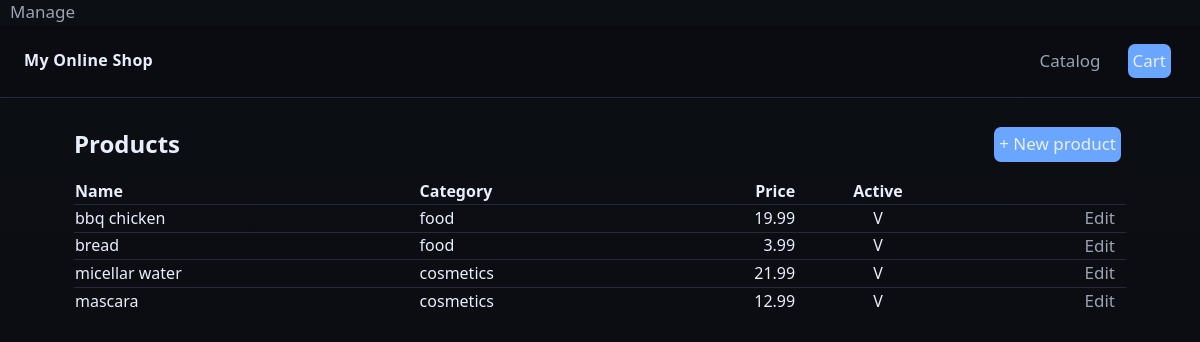
Before: /manage/products/ (signed in) with the older database file.
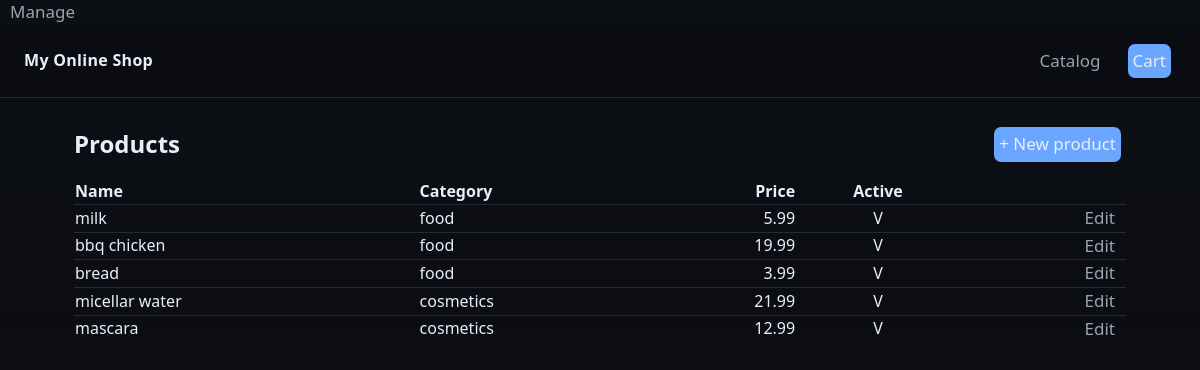
After: the same page with the newer database file.
### shop/models.py (models this page shows, shortened)
class Product(models.Model):
    category=models.ForeignKey(Category, on_delete=models.PROTECT, related_name='products')
    name=models.CharField(max_length=180)
    slug=models.SlugField(max_length=200, unique=True)
    price=models.DecimalField(max_digits=10, decimal_places=2, default=Decimal('0.00'))
    is_weighted=models.BooleanField(default=False, help_text='Drobnoe kolichestvo (ex: kg)')
    stock=models.PositiveIntegerField(default=100)
    is_active=models.BooleanField(default=True)
    unit=models.CharField(max_length=20, default='pcs')
    image=models.ImageField(upload_to='products/%Y/%m/', blank=True, null=True)
    description=models.TextField(blank=True)
    class Meta:
        ordering=['name']
        indexes=[models.Index(fields=['slug']), models.Index(fields=['name'])]
        verbose_name='Product'
        verbose_name_plural='Products'

class Category(models.Model):
    name=models.CharField(max_length=120)
    slug=models.SlugField(max_length=140, unique=True)
    class Meta:
        ordering=['name']
        verbose_name='Category'
        verbose_name_plural='Categories'

### shop/views.py (the view)
# urls.py: path('manage/products/', views.manage_products, name='manage_products'),
@login_required
@permission_required('shop.change_product', raise_exception=True)
def manage_products(request):
    products=Product.objects.all().order_by('-id')
    return render(request, 'shop/manage/products_list.html', {'products': products})

### shop/templates/shop/manage/products_list.html (shortened to what this page needs)
{%extends 'shop/base.html'%}
{%block content%}
<section class="panel">
    <div style="display:flex; justify-content:space-between; align-items:center">
        <h2 style="margin:0">Products</h2>
        <a class="btn btn--primary" href="{%url 'shop:product_create'%}">+ New product</a>
    </div>
    <table style="width:100%; margin-top:12px; border-collapse:collapse">
        <thead>
            <tr>
                <th align="left">Name</th>
                <th align="left">Category</th>
                <th align="right">Price</th>
                <th align="center">Active</th>
                <th></th>
            </tr>
        </thead>
        <tbody>
            {%for p in products%}
            <tr style="border-top:1px solid var(--border)">
                <td>{{p.name}}</td>
                <td>{{p.category.name}}</td>
                <td align="right">{{p.price}}</td>
                <td align="center">{{p.is_active|yesno:"V, X"}}</td>
                <td align="right"><a class="btn" href="{%url 'shop:product_edit' p.id%}">Edit</a></td>
            </tr>
            {%empty%}
            <tr><td colspan="5" class="muted">No products yeat.</td></tr>
            {%endfor%}
        </tbody>
    </table>
</section>
{%endblock%}

Changed rows visible on the page:
added Product: name "milk", category.name "food", price "5.99", is_active "V"
